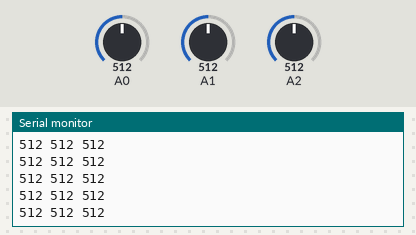
The sketch below on a simulated Arduino Uno, built with avr-gcc and run on an emulated ATmega328P. Shown: the last lines printed to the serial monitor. The test bench sets the inputs (shaded band); at power-on: A0 = 512, A1 = 512, A2 = 512.

Above: at 1.2 s.
1.3 s: A0 set to 108
At 2.2 s:
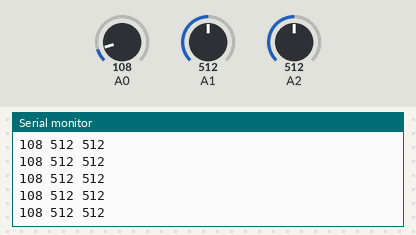
2.8 s: A0 set to 92
At 3.8 s:
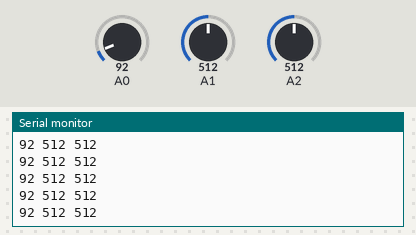
4.3 s: A1 set to 986
At 5.3 s:
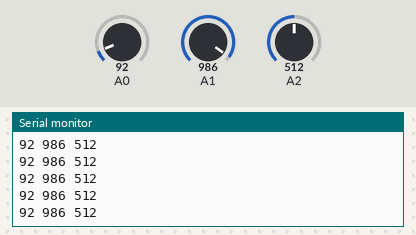
7.3 s: A1 set to 1009
At 8.3 s:
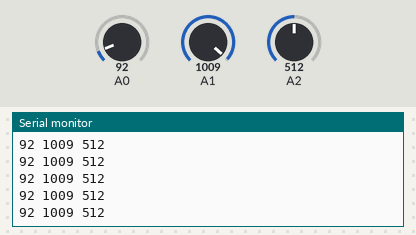
Timing chart, 0 to 10.3 s (numbered marks = the images above; inputs shaded):
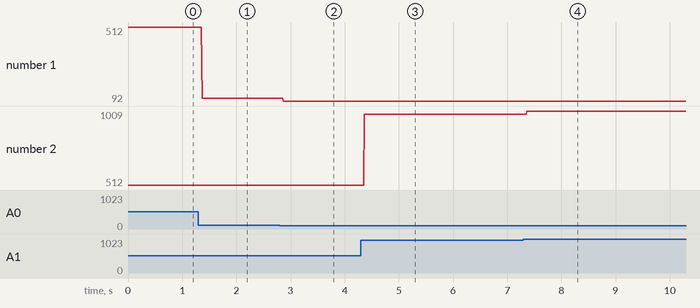

The sketch:

Joystick_graphs.ino
```cpp
//**********************************************************************************
// This code can be used to check the functionality of the 3-axis joystick.
// It was adapted from https://www.crazy-logic.co.uk/archives/1053 (Accessed 1 April 2022)

// Tools -> Serial Plotter and run the code.
// 3 lines giving joystick readings for the x, y and z axis respectively, should appear.
// In our circuit, we chose not to connect the joystick button pin, as we do not need it.
// Feel free to modify the code though and get an extra line for the joystick button readings.

// Make sure to check that joystick pins are in agreement with your circuit.
//**********************************************************************************

void setup() {
  // initialize serial communication at 9600 bits per second:
  pinMode(A3, INPUT_PULLUP);
  Serial.begin(9600);
}

void loop() {
  // Read joystick inputs from analog pins
  int x = analogRead(A0);
  int y = analogRead(A1);
  int z = analogRead(A2);
//  int btn = analogRead(A3);

  String st = String(x) + " " + String(y) + " " + String(z); // + " " + String(btn);
  Serial.println(st);
  delay(10);
}
```

Measured:
- after the input at 1.3 s, the serial monitor: prints a new line after 0.07 s (image 1)
- after the input at 2.8 s, the serial monitor: prints a new line after 0.07 s (image 2)
- after the input at 4.3 s, the serial monitor: prints a new line after 0.06 s (image 3)
- after the input at 7.3 s, the serial monitor: prints a new line after 0.06 s (image 4)
- plotted number 1: 512 → 108 after the input at 1.3 s, 108 → 92 after the input at 2.8 s
- plotted number 2: 512 → 986 after the input at 4.3 s, 986 → 1009 after the input at 7.3 s
